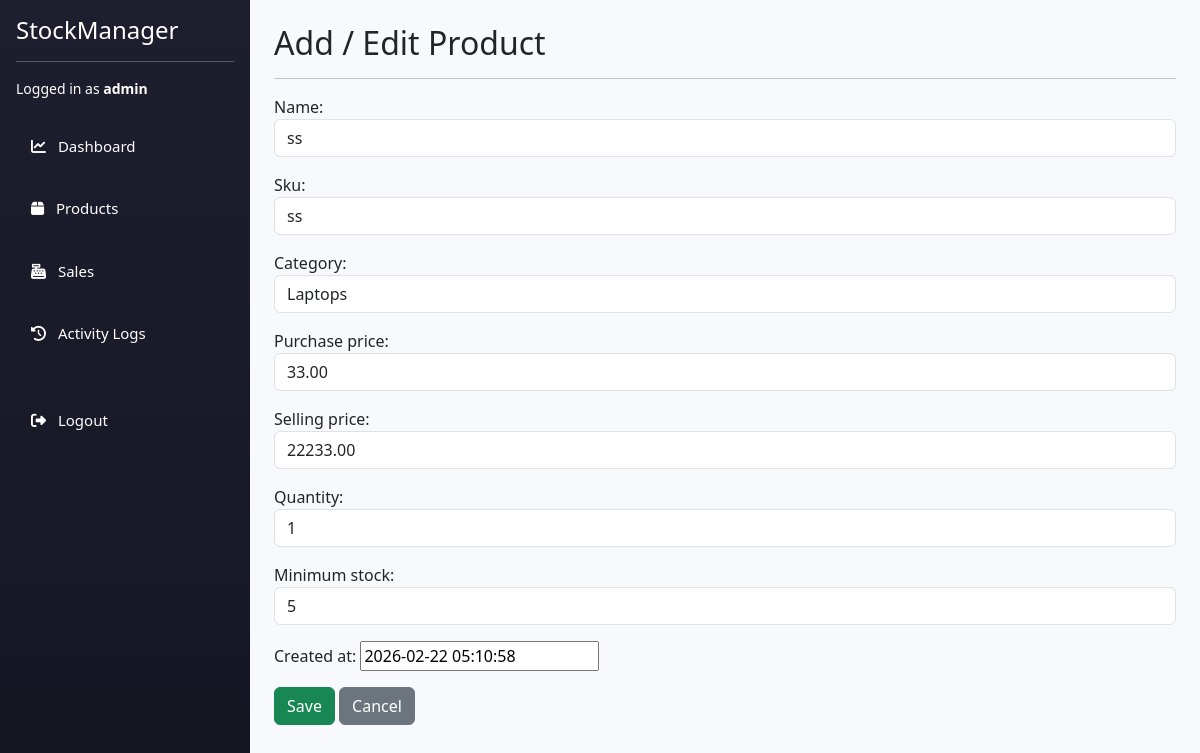
Page /products/edit/1/ (signed in) on the committed database.
### app/models.py (models this page shows, shortened)
class Product(models.Model):
    name = models.CharField(max_length=100)
    sku = models.CharField(max_length=100, unique=True)
    category = models.ForeignKey(Category, on_delete=models.CASCADE)
    purchase_price = models.DecimalField(max_digits=10, decimal_places=2)
    selling_price = models.DecimalField(max_digits=10, decimal_places=2)
    quantity = models.PositiveIntegerField()
    minimum_stock = models.PositiveIntegerField(default=5)
    created_at = models.DateTimeField(default=timezone.now)

class Category(models.Model):
    name = models.CharField(max_length=100)
    def __str__(self):
        return self.name

### app/views.py (the view, shortened to what this page needs)
# urls.py: path('products/edit/<int:pk>/', views.product_edit, name='product_edit'),
@login_required
def product_edit(request, pk):
    if not request.user.is_superuser:
        return redirect('dashboard')
    product = get_object_or_404(Product, pk=pk)
    form = ProductForm(request.POST or None, instance=product)
    return render(request, 'products/product_form.html', {'form': form})

### app/forms.py
class ProductForm(forms.ModelForm):
    class Meta:
        model = Product
        fields = '__all__'
        widgets = {
            'name': forms.TextInput(attrs={'class': 'form-control'}),
            'sku': forms.TextInput(attrs={'class': 'form-control'}),
            'category': forms.Select(attrs={'class': 'form-control'}),
            'purchase_price': forms.NumberInput(attrs={'class': 'form-control'}),
            'selling_price': forms.NumberInput(attrs={'class': 'form-control'}),
            'quantity': forms.NumberInput(attrs={'class': 'form-control'}),
            'minimum_stock': forms.NumberInput(attrs={'class': 'form-control'}),
        }

### app/templates/products/product_form.html (shortened to what this page needs)
{% extends 'base.html' %}
{% block content %}
<h2>Add / Edit Product</h2>
<hr>
<form method="POST">
    {{ form.as_p }}
    <button type="submit" class="btn btn-success">Save</button>
    <a href="{% url 'product_list' %}" class="btn btn-secondary">Cancel</a>
</form>
{% endblock %}

### app/templates/base.html (shortened to what this page needs)
{% load static %}
<!DOCTYPE html>
<html lang="en">
<head>
    <link href="https://cdn.jsdelivr.net/npm/bootstrap@5.3.3/dist/css/bootstrap.min.css" rel="stylesheet">
    <link rel="stylesheet" href="https://cdnjs.cloudflare.com/ajax/libs/font-awesome/6.5.0/css/all.min.css">
    <link rel="stylesheet" href="{% static 'css/style.css' %}">
</head>
<body>
<div class="d-flex">
    {% if user.is_authenticated %}
    <div class="sidebar p-3 text-white">
        <h4 class="text-white">StockManager</h4>
        <hr class="bg-light">
        <p class="small">
            Logged in as <strong>{{ user.username }}</strong>
        </p>
        <ul class="nav flex-column">
            <li class="nav-item">
                <a href="{% url 'dashboard' %}" class="nav-link text-white">
                    <i class="fas fa-chart-line me-2"></i> Dashboard
                </a>
            </li>
            {% if user.is_superuser %}
            <li class="nav-item">
                <a href="{% url 'product_list' %}" class="nav-link text-white">
                    <i class="fas fa-box me-2"></i> Products
                </a>
            </li>
            {% endif %}
            {% if user.is_staff %}
            <li class="nav-item">
                <a href="{% url 'sale_list' %}" class="nav-link text-white">
                    <i class="fas fa-cash-register me-2"></i> Sales
                </a>
            </li>
            {% endif %}
            {% if user.is_superuser %}
            <li class="nav-item">
                <a href="{% url 'activity_logs' %}" class="nav-link text-white">
                    <i class="fas fa-history me-2"></i> Activity Logs
                </a>
            </li>
            {% endif %}
            <li class="nav-item mt-4">
                <form action="{% url 'logout' %}" method="post">
                    <button type="submit"
                            class="nav-link text-white logout-btn w-100">
                        <i class="fas fa-sign-out-alt me-2"></i> Logout
                    </button>
                </form>
            </li>
        </ul>
    </div>
    {% endif %}
    <div class="content flex-grow-1 p-4">
        {% block content %}
        {% endblock %}
    </div>
</div>
</body>
</html>

### app/static/css/style.css (style rules this page uses)
body { background-color: #f4f6f9; }
.sidebar { width: 240px; background: linear-gradient(180deg, #1e1e2f, #151521); min-height: 100vh; }
.sidebar .nav-link { margin: 10px 0; }
.content { background-color: #f4f6f9; }

### app/templates/base.html (style rules this page uses)
body { overflow-x: hidden; }
.sidebar { width: 250px; min-height: 100vh; background: linear-gradient(180deg, #1e1e2f, #151522); }
.sidebar .nav-link { font-size: 15px; padding: 10px 15px; }
.content { background-color: #f8f9fc; min-height: 100vh; }
.logout-btn { border: none; background: none; padding: 0; text-align: left; }

### rows in the picture
Product: name "ss", sku "ss", category "Laptops", purchase_price "33.00", selling_price "22233.00", quantity "1", minimum_stock "5", created_at "2026-02-22 05:10:58"

### other values in the picture
{{ user.username }} "admin"
